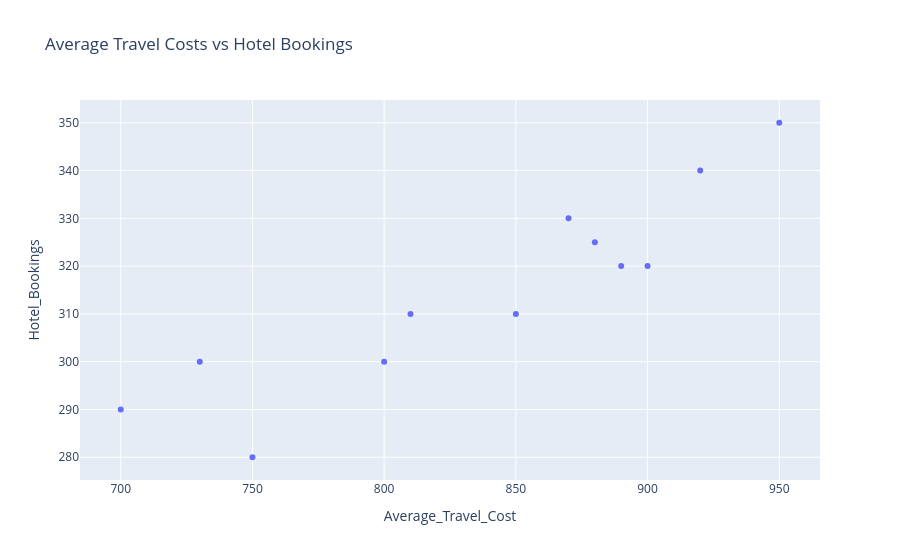

Notebook source saved alongside this figure:
### Markdown cell above
#### Inference based on above bar plot
##### 1. Australia has the highest number of arrivals.
##### 2. USA has the lowest number of arrivals.
##### 3. Australia has 150% more arrivals than the USA.

### Code cell
scatter_plot = px.scatter(df, x = 'Average_Travel_Cost', y = 'Hotel_Bookings', title='Average Travel Costs vs Hotel Bookings')
scatter_plot.show()

### Figure 1 — Plotly figure (JSON) as saved in the notebook; plotly's stock layout.template omitted (floating-point values rounded to 4 significant figures)
{"data": [{"hovertemplate": "Average_Travel_Cost=%{x}<br>Hotel_Bookings=%{y}<extra></extra>", "legendgroup": "", "marker": {"color": "#636efa", "symbol": "circle"}, "mode": "markers", "name": "", "orientation": "v", "showlegend": false, "type": "scatter", "x": [800, 750, 900, 850, 700, 950, 920, 870, 890, 730, 810, 880], "xaxis": "x", "y": [300, 280, 320, 310, 290, 350, 340, 330, 320, 300, 310, 325], "yaxis": "y"}], "layout": {"legend": {"tracegroupgap": 0}, "title": {"text": "Average Travel Costs vs Hotel Bookings"}, "xaxis": {"anchor": "y", "domain": [0, 1], "title": {"text": "Average_Travel_Cost"}}, "yaxis": {"anchor": "x", "domain": [0, 1], "title": {"text": "Hotel_Bookings"}}}}
